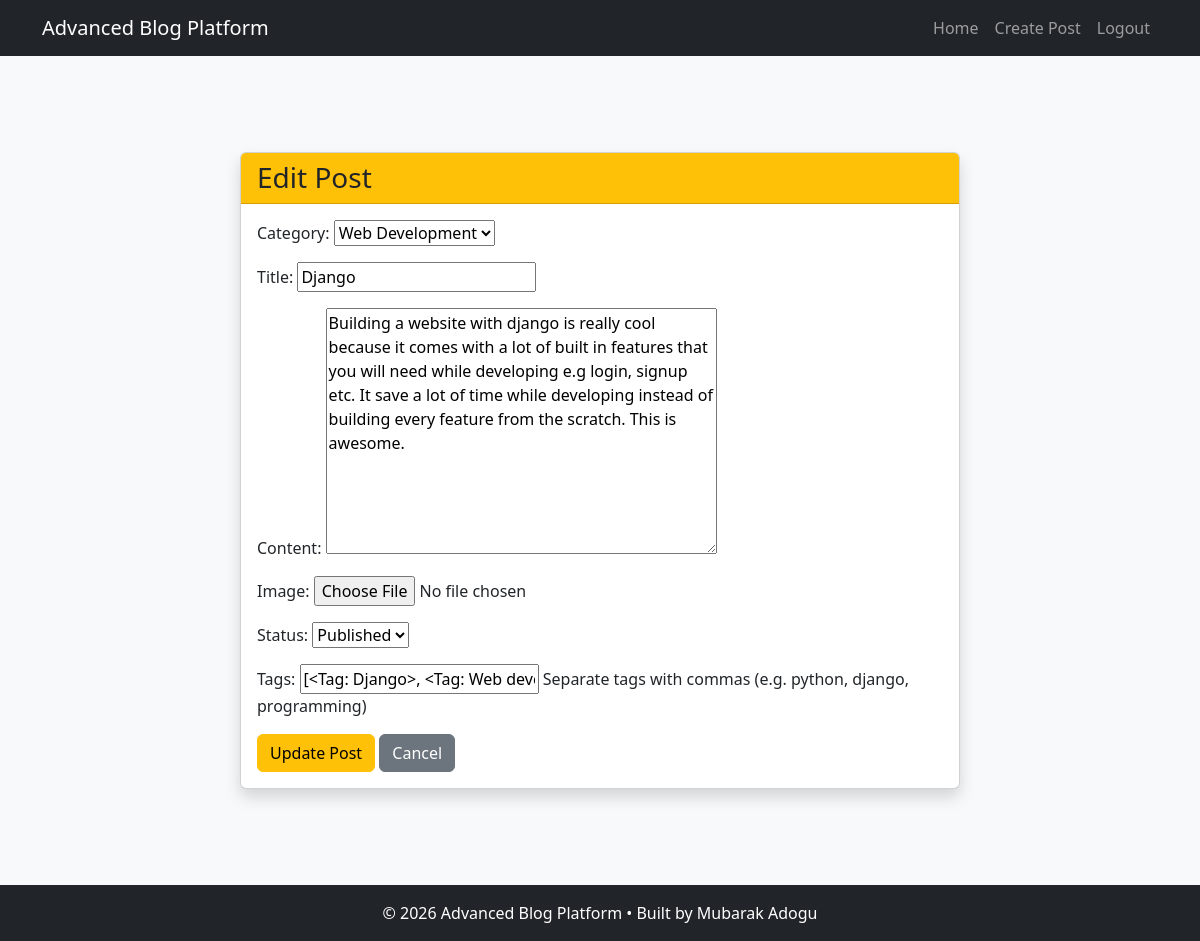
/post/django/edit/ (signed in), run on the app's committed database.
### account/models.py (models this page shows, shortened)
class Post(models.Model):
    DRAFT = "draft"
    PUBLISHED = "published"
    STATUS_CHOICES = [
        (DRAFT, "Draft"),
        (PUBLISHED, "Published"),
    ]
    status = models.CharField(
        max_length=10,
        choices=STATUS_CHOICES,
        default=DRAFT,
    )
    author = models.ForeignKey(User, on_delete=models.CASCADE, related_name="posts")
    category = models.ForeignKey(
        Category, on_delete=models.CASCADE, related_name="posts"
    )
    tags = models.ManyToManyField(Tag, blank=True, related_name="posts")
    title = models.CharField(max_length=200)
    slug = models.SlugField(unique=True, editable=False)
    content = models.TextField()
    image = models.ImageField(upload_to="posts/", blank=True, null=True)
    created_at = models.DateTimeField(auto_now_add=True)
    updated_at = models.DateTimeField(auto_now=True)

### account/views.py (the view)
# urls.py: path("post/<slug:slug>/edit/", views.edit_post, name="edit_post"),
@login_required
def edit_post(request, slug):
    post = get_object_or_404(Post, slug=slug, author=request.user)
    if request.method == "POST":
        form = PostForm(request.POST, request.FILES, instance=post)
        if form.is_valid():
            form.save()
            return redirect("home")
    else:
        form = PostForm(instance=post)
    return render(request, "blog/edit_post.html", {"form": form, "post": post})

### account/forms.py (shortened to what this page needs)
class PostForm(forms.ModelForm):
    tags = forms.CharField(
        max_length=255,
        required=False,
        help_text="Separate tags with commas (e.g. python, django, programming)",
    )
    class Meta:
        model = Post
        fields = (
            "category",
            "title",
            "content",
            "image",
            "status",
            "tags",
        )
    def __init__(self, *args, **kwargs):
        super().__init__(*args, **kwargs)
        if self.instance.pk:
            self.fields["tags"].initial = ", ".join(
                tag.name for tag in self.instance.tags.all()
            )

### account/models.py (called while the page is built)
    def __str__(self):
        return self.name

    def __str__(self):
        return self.name

### blog/templates/blog/edit_post.html (shortened to what this page needs)
{% extends "base.html" %}
{% block content %}
<div class="container mt-5">
    <div class="row justify-content-center">
        <div class="col-lg-8">
            <div class="card shadow">
                <div class="card-header bg-warning text-dark">
                    <h3 class="mb-0">Edit Post</h3>
                </div>
                <div class="card-body">
                    <form method="POST"
                          enctype="multipart/form-data">
                        {{ form.as_p }}
                        <button type="submit"
                                class="btn btn-warning">
                            Update Post
                        </button>
                        <a href="{% url 'home' %}"
                           class="btn btn-secondary">
                            Cancel
                        </a>
                    </form>
                </div>
            </div>
        </div>
    </div>
</div>
{% endblock %}

### data on the page
Post: category "Web Development", title "Django", content "Building a website with django is really cool because it comes with a lot of built in features that you will need while developing e.g login, signup etc. It save a lot of time while developing instead of building every feature from the scratch. This is awesome.", status "Published"
